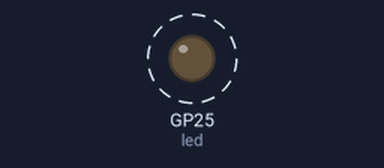
A program run on a simulated Raspberry Pi Pico running MicroPython. Shown: output pins drawn as LEDs (lit = HIGH). Dashed ring = blinking.

Above: at 0.05 s.
Timing chart, 0 to 3.0 s (numbered marks = the images above):
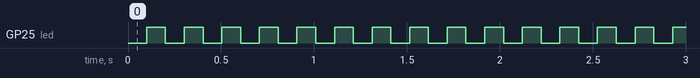

Measured:
- by itself, GP25 (led): alternates HIGH for 0.10 s and LOW for 0.10 s

The program:

E01_blink_ticks.py
```python
from machine import Pin
from time import ticks_ms, ticks_diff

# Initialize the built-in LED
led = Pin("LED", Pin.OUT)

# Stores the last time the LED was toggled
previous_ticks = 0

# Interval at which to blink (milliseconds)
INTERVAL = 100

# Where's the setup()?

while True:
    # Get the current time
    current_ticks = ticks_ms()

    # Check if the toggle interval has passed
    if ticks_diff(current_ticks, previous_ticks) >= INTERVAL:
        # Toggle the LED state
        led.value(not led.value())

        # Update the last toggle time
        previous_ticks = current_ticks
```
